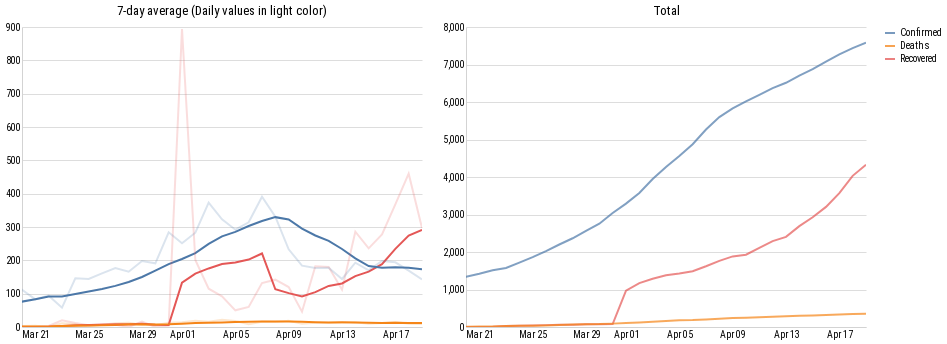

The notebook cell saved with this chart:
### Markdown cell above
## Comparing curves for single country (Dual)

### Code cell
def getCountryPlotsDual(countries, countriesDiff, index = 0):

  # Use reset_index() to convert 'date' index to column, since Altair
  # ignores index values: https://github.com/altair-viz/altair/issues/271
  data_country = countries.reset_index()
  data_countryDiff = countriesDiff.reset_index()

  data_countryDiffRolling = countriesDiff.groupby('Country').rolling(window=7).mean()
  data_countryDiffRolling = data_countryDiffRolling.droplevel(0) # remove duplicate Country index created by groupby
  data_countryDiffRolling = data_countryDiffRolling.reset_index()

  #data_country = data_country.melt('Date', var_name="Type", value_name = "Count")

  countries = list(data_country['Country'].unique())

  input_dropdown = alt.binding_select(options=countries)
  selection = alt.selection_single(fields=['Country'], bind=input_dropdown, name='Select', init={'Country': countries[index]})

  dateRange = [str(start_date), str(data_date)]

  country_chart = alt.Chart(data_country).transform_fold(
            ['Recovered', 'Deaths', 'Confirmed'],
            as_= ['Type', 'Count']
          ).mark_line().encode( 
  #        y = alt.Y('Count:Q', axis=alt.Axis(format=',.2d', title=None)),
          y = alt.Y('Count:Q', ),

          x=alt.X('Date', axis=alt.Axis(format='%b %d'), scale=alt.Scale(domain=dateRange)), #https://github.com/d3/d3-time-format#locale_format
          color='Type:N',
          opacity=alt.value(0.7)
          ).add_selection(
            selection
          ).transform_filter(
            selection          
          ).properties(
              title = "Total"
          ).interactive() 

  countryDiff_day_chart = alt.Chart(data_countryDiff).transform_fold(
            ['Recovered', 'Deaths', 'Confirmed'],
            as_= ['Type', 'Count']
          ).mark_line().encode( 
  #        y = alt.Y('Count:Q', axis=alt.Axis(format=',.2d', title=None)),
          y = alt.Y('Count:Q', ),

          x=alt.X('Date', axis=alt.Axis(format='%b %d'), scale=alt.Scale(domain=dateRange)), #https://github.com/d3/d3-time-format#locale_format        

          color='Type:N',
          opacity=alt.value(0.2)
          ).transform_filter(
            selection          
          ).interactive()

  countryDiff_week_chart = alt.Chart(data_countryDiffRolling).transform_fold(
            ['Recovered', 'Deaths', 'Confirmed'],
            as_= ['Type', 'Count']
#          ).transform_window(
#          rolling_mean='mean(Count)',
#          frame=[-7, 0]
        ).mark_line().encode(
            color='Type:N',
            x=alt.X('Date', axis=alt.Axis(format='%b %d'), scale=alt.Scale(domain=dateRange)), #https://github.com/d3/d3-time-format#locale_format
            opacity=alt.value(1),
            y = 'Count:Q'
#            y='rolling_mean:Q'
        ).transform_filter(
            selection
        ).interactive()

  countryDiff_chart = countryDiff_week_chart + countryDiff_day_chart 
#  countryDiff_chart.data = data_countryDiff
  countryDiff_chart.title = "7-day average (Daily values in light color)"

  chart = countryDiff_chart | country_chart

  chart = chart.configure_axis(
              grid=False,
              ticks=False,
              title=None,
              domainColor='lightgray',
              labelFont = 'Roboto Condensed',
        ).configure_axisY(
              grid=True,
              ).configure_view(
              strokeWidth=0
          ).configure_area(
          ).configure_legend(
              labelFont = 'Roboto Condensed',
              title = None 
          ).configure_title(
            font = 'Roboto Condensed',
            fontWeight = 'normal'
          )


  return chart 

#nDiff = getCountriesNordic().diff().sort_index().loc(axis=0)[:, '2020-03-01':'2020-12-31']
nDiff = getCountriesNordic().diff().sort_index().loc(axis=0)[:, '2020-03-01':'2020-12-31']
n = getCountriesNordic()

getCountryPlotsDual(n, nDiff)

### Figure 1 — Vega-Lite specification as saved in the notebook (floating-point values rounded to 4 significant figures; data arrays with more than 128 entries replaced by an {"elided": "..."} marker saying what was removed)
{"config": {"view": {"continuousWidth": 400, "continuousHeight": 300, "strokeWidth": 0}, "area": {}, "axis": {"domainColor": "lightgray", "grid": false, "labelFont": "Roboto Condensed", "ticks": false, "title": null}, "axisY": {"grid": true}, "legend": {"labelFont": "Roboto Condensed", "title": null}, "title": {"font": "Roboto Condensed", "fontWeight": "normal"}}, "hconcat": [{"layer": [{"data": {"name": "data-c1cf1192ec6f7e4da584b67399bc3d1a"}, "mark": "line", "encoding": {"color": {"type": "nominal", "field": "Type"}, "opacity": {"value": 1}, "x": {"type": "temporal", "axis": {"format": "%b %d"}, "field": "Date", "scale": {"domain": ["2020-03-20", "2020-04-19"]}}, "y": {"type": "quantitative", "field": "Count"}}, "selection": {"selector539": {"type": "interval", "bind": "scales", "encodings": ["x", "y"]}}, "transform": [{"fold": ["Recovered", "Deaths", "Confirmed"], "as": ["Type", "Count"]}, {"filter": {"selection": "Select"}}]}, {"data": {"name": "data-f2d491e51f4e0dca58ebbc94f870e378"}, "mark": "line", "encoding": {"color": {"type": "nominal", "field": "Type"}, "opacity": {"value": 0.2}, "x": {"type": "temporal", "axis": {"format": "%b %d"}, "field": "Date", "scale": {"domain": ["2020-03-20", "2020-04-19"]}}, "y": {"type": "quantitative", "field": "Count"}}, "selection": {"selector538": {"type": "interval", "bind": "scales", "encodings": ["x", "y"]}}, "transform": [{"fold": ["Recovered", "Deaths", "Confirmed"], "as": ["Type", "Count"]}, {"filter": {"selection": "Select"}}]}], "title": "7-day average (Daily values in light color)"}, {"data": {"name": "data-df46020a179f75041826479d723b8d53"}, "mark": "line", "encoding": {"color": {"type": "nominal", "field": "Type"}, "opacity": {"value": 0.7}, "x": {"type": "temporal", "axis": {"format": "%b %d"}, "field": "Date", "scale": {"domain": ["2020-03-20", "2020-04-19"]}}, "y": {"type": "quantitative", "field": "Count"}}, "selection": {"Select": {"type": "single", "fields": ["Country"], "bind": {"input": "select", "options": ["Denmark", "Finland", "Iceland", "Norway", "Sweden"]}, "init": {"Country": "Denmark"}}, "selector537": {"type": "interval", "bind": "scales", "encodings": ["x", "y"]}}, "title": "Total", "transform": [{"fold": ["Recovered", "Deaths", "Confirmed"], "as": ["Type", "Count"]}, {"filter": {"selection": "Select"}}]}], "$schema": "https://vega.github.io/schema/vega-lite/v4.8.1.json", "datasets": {"data-c1cf1192ec6f7e4da584b67399bc3d1a": {"elided": "250 records"}, "data-f2d491e51f4e0dca58ebbc94f870e378": {"elided": "250 records"}, "data-df46020a179f75041826479d723b8d53": {"elided": "321 records"}}}
